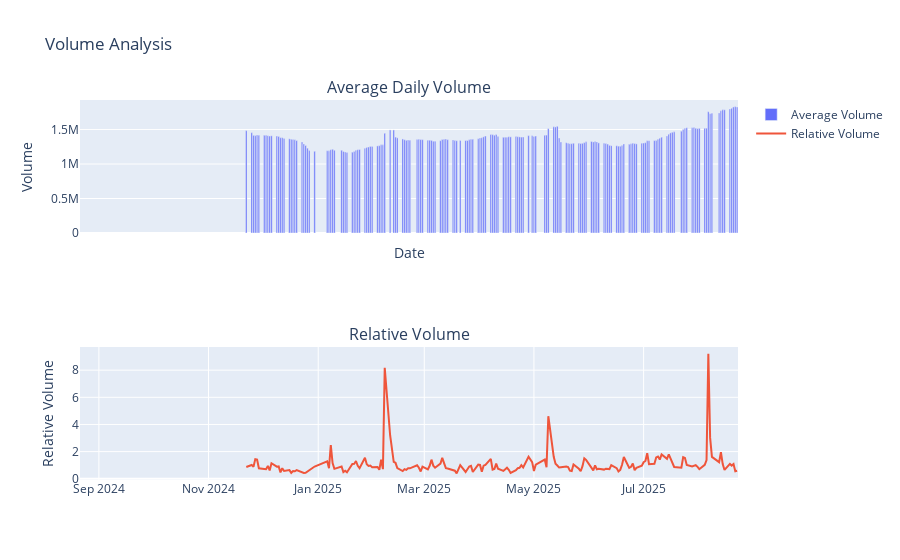

Notebook cell for this chart:
### Code cell
TechnicalAnalysis(df_sushiro).plot_volume()

### Figure 1 — Plotly figure (JSON) as saved in the notebook; plotly's stock layout.template omitted (floating-point values rounded to 4 significant figures; data arrays with more than 128 entries replaced by an {"elided": "..."} marker saying what was removed)
{"data": [{"name": "Average Volume", "type": "bar", "x": {"elided": "245 str values"}, "xaxis": "x", "y": {"elided": "245 float values"}, "yaxis": "y"}, {"mode": "lines", "name": "Relative Volume", "type": "scatter", "x": {"elided": "183 str values"}, "xaxis": "x2", "y": {"elided": "183 float values"}, "yaxis": "y2"}], "layout": {"annotations": [{"font": {"size": 16}, "showarrow": false, "text": "Average Daily Volume", "x": 0.5, "xanchor": "center", "xref": "paper", "y": 1.0, "yanchor": "bottom", "yref": "paper"}, {"font": {"size": 16}, "showarrow": false, "text": "Relative Volume", "x": 0.5, "xanchor": "center", "xref": "paper", "y": 0.35, "yanchor": "bottom", "yref": "paper"}], "title": {"text": "Volume Analysis"}, "xaxis": {"anchor": "y", "domain": [0, 1], "matches": "x2", "showticklabels": false, "title": {"text": "Date"}}, "xaxis2": {"anchor": "y2", "domain": [0, 1]}, "yaxis": {"anchor": "x", "domain": [0.65, 1.0], "title": {"text": "Volume"}}, "yaxis2": {"anchor": "x2", "domain": [0, 0.35], "title": {"text": "Relative Volume"}}}}
